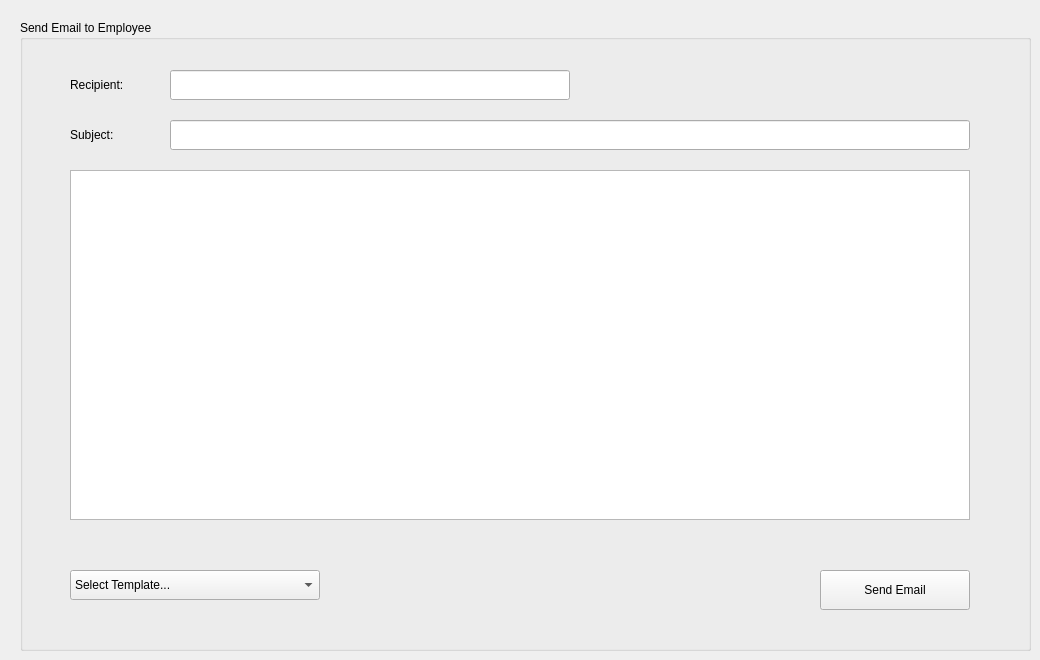
    <widget class="QWidget" name="tab_mail">
     <attribute name="title">
      <string>Contact</string>
     </attribute>
     <widget class="QGroupBox" name="group_mail">
      <property name="geometry">
       <rect>
        <x>20</x>
        <y>20</y>
        <width>1011</width>
        <height>631</height>
       </rect>
      </property>
      <property name="title">
       <string>Send Email to Employee</string>
      </property>
      <widget class="QLabel" name="label_mail_to">
       <property name="geometry">
        <rect>
         <x>50</x>
         <y>50</y>
         <width>100</width>
         <height>30</height>
        </rect>
       </property>
       <property name="text">
        <string>Recipient:</string>
       </property>
      </widget>
      <widget class="QLineEdit" name="le_mail_to">
       <property name="geometry">
        <rect>
         <x>150</x>
         <y>50</y>
         <width>400</width>
         <height>30</height>
        </rect>
       </property>
       <property name="readOnly">
        <bool>true</bool>
       </property>
      </widget>
      <widget class="QLabel" name="label_mail_subject">
       <property name="geometry">
        <rect>
         <x>50</x>
         <y>100</y>
         <width>100</width>
         <height>30</height>
        </rect>
       </property>
       <property name="text">
        <string>Subject:</string>
       </property>
      </widget>
      <widget class="QLineEdit" name="le_mail_subject">
       <property name="geometry">
        <rect>
         <x>150</x>
         <y>100</y>
         <width>800</width>
         <height>30</height>
        </rect>
       </property>
      </widget>
      <widget class="QTextEdit" name="te_mail_body">
       <property name="geometry">
        <rect>
         <x>50</x>
         <y>150</y>
         <width>900</width>
         <height>350</height>
        </rect>
       </property>
      </widget>
      <widget class="QPushButton" name="btn_send_mail">
       <property name="geometry">
        <rect>
         <x>800</x>
         <y>550</y>
         <width>150</width>
         <height>40</height>
        </rect>
       </property>
       <property name="text">
        <string>Send Email</string>
       </property>
      </widget>
      <widget class="QComboBox" name="cb_mail_template">
       <property name="geometry">
        <rect>
         <x>50</x>
         <y>550</y>
         <width>250</width>
         <height>30</height>
        </rect>
       </property>
       <item>
        <property name="text">
         <string>Select Template...</string>
        </property>
       </item>
       <item>
        <property name="text">
         <string>Welcome Email</string>
        </property>
       </item>
       <item>
        <property name="text">
         <string>Task Assignment</string>
        </property>
       </item>
       <item>
        <property name="text">
         <string>Meeting Request</string>
        </property>
       </item>
      </widget>
     </widget>
    </widget>
